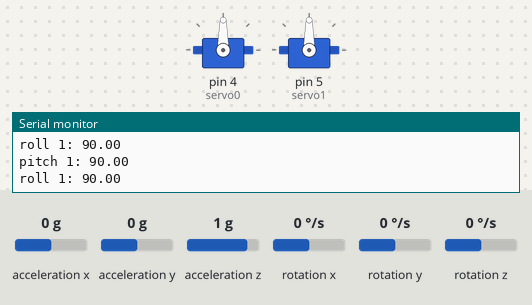
A sketch run on a simulated Arduino Uno, built with avr-gcc and run on an emulated ATmega328P. On the bench: 2 × servo, the last lines printed to the serial monitor. The inputs (shaded band) are chosen by the test bench; at power-on: acceleration x 0 g, acceleration y 0 g, acceleration z 1 g, rotation x 0 °/s, rotation y 0 °/s, rotation z 0 °/s.

Above: at 1.3 s.
1.4 s: acceleration x set to -1.4 g
At 1.9 s:
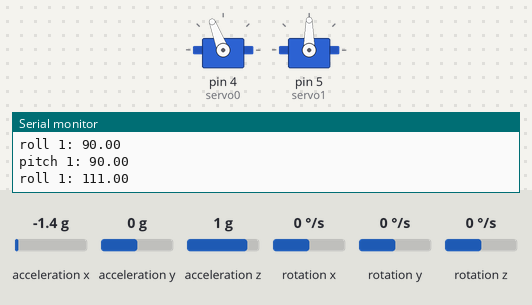
3.1 s: acceleration y set to -1.4 g
At 3.8 s:
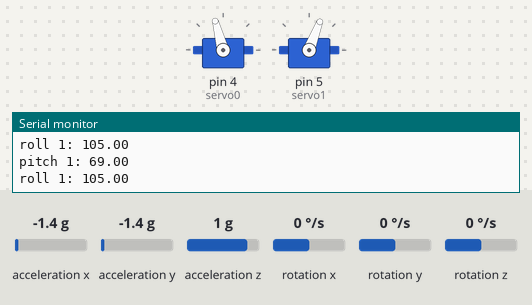
4.7 s: acceleration z set to -1.4 g
At 6.0 s:
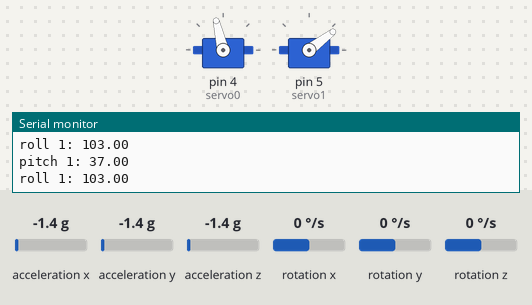
6.5 s: acceleration x set to -0.8 g
At 7.9 s:
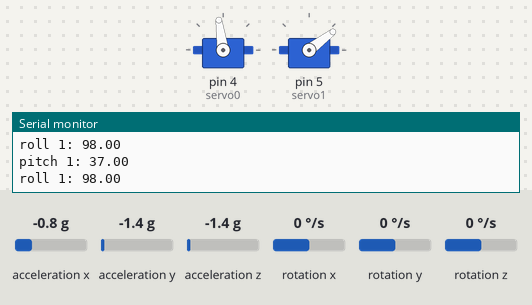
8.2 s: acceleration y set to 0 g
At 8.7 s:
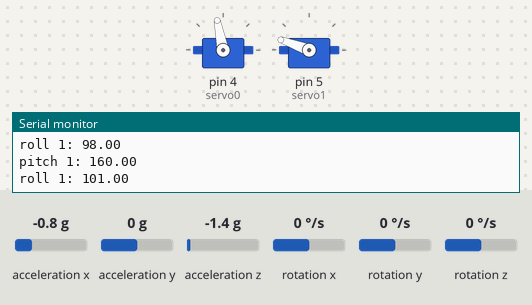
9.9 s: acceleration z set to 0 g
At 10.9 s:
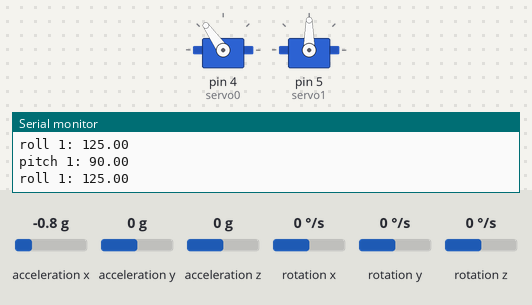
Timing chart, 0 to 12.7 s (numbered marks = the images above; inputs shaded):
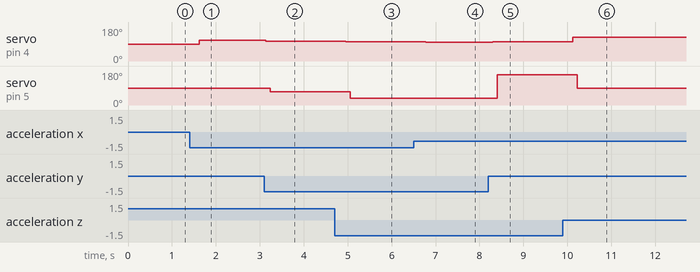

Measured:
- after the input at 1.4 s, servo on pin 4 (servo0): 90° → 111° after 0.22 s
- after the input at 3.1 s, servo on pin 4 (servo0): 111° → 105° at once; servo on pin 5 (servo1): 90° → 69° after 0.14 s
- after the input at 4.7 s, servo on pin 4 (servo0): 105° → 103° after 0.26 s; servo on pin 5 (servo1): 69° → 37° after 0.36 s
- after the input at 6.5 s, servo on pin 4 (servo0): 103° → 98° after 0.28 s
- after the input at 8.2 s, servo on pin 4 (servo0): 98° → 101° after 0.10 s; servo on pin 5 (servo1): 37° → 160° after 0.20 s
- after the input at 9.9 s, servo on pin 4 (servo0): 101° → 125° after 0.22 s; servo on pin 5 (servo1): 160° → 90° after 0.32 s

The sketch:

ARM_ACC_Servo.ino
```cpp
/*
MPU6050.cpp - Class file for the MPU6050 Triple Axis Gyroscope & Accelerometer Arduino Library.
Version: 1.0.3
(c) 2014-2015 Korneliusz Jarzebski
www.jarzebski.pl
*/

#include <Wire.h>
#include <MPU6050.h>
#include <Servo.h>

MPU6050 mpu;
MPU6050 mpu2;
Servo servo0;
Servo servo1;
#define ADDRESS (0x69)


// Timers
unsigned long timer = 0;
float timeStep = 0.01;

// Pitch, Roll and Yaw values
float pitch = 0;
float roll = 0;


void setup()
{
  Serial.begin(115200);


  while(!mpu.begin(MPU6050_SCALE_2000DPS, MPU6050_RANGE_2G, ADDRESS))
  {
    Serial.println("Could not find a valid MPU6050 1 sensor, check wiring!");
    delay(500);
  }

  delay(100);


   servo0.attach(4); // port 1
   servo1.attach(5);
   servo0.write(90);
   servo1.write(90);

  mpu.calibrateGyro();
  mpu.setThreshold(3);

}

//North = negative pitch
// south = positive pitch
// east = positive roll
// west = negative roll

void acc1()
{
  timer = millis();

  // Read normalized values
  Vector valuesAcc = mpu.readNormalizeAccel();

  // Calculate Pitch, Roll and Yaw
  roll = -(atan2(valuesAcc.XAxis, sqrt(valuesAcc.YAxis*valuesAcc.YAxis + valuesAcc.ZAxis*valuesAcc.ZAxis))*180.0)/M_PI;
  pitch = (atan2(valuesAcc.YAxis, valuesAcc.ZAxis)*180.0)/M_PI;
  roll = map(roll, -180, 180, 20, 160);
  pitch = map(pitch, -180, 180, 20, 160);
  servo0.write(roll);
  delay(100);
  servo1.write(pitch);
  Serial.print("pitch 1: ");
  Serial.print(pitch);
  Serial.println(" ");
  Serial.print("roll 1: ");
  Serial.print(roll);
  Serial.println(" ");
}


void loop()
{
  acc1();
  delay(200);
}
```
